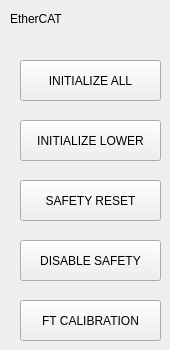
   <widget class="QWidget" name="ECAT">
    <widget class="QLabel" name="label_33">
     <property name="geometry">
      <rect>
       <x>10</x>
       <y>10</y>
       <width>67</width>
       <height>17</height>
      </rect>
     </property>
     <property name="styleSheet">
      <string notr="true"/>
     </property>
     <property name="frameShape">
      <enum>QFrame::NoFrame</enum>
     </property>
     <property name="text">
      <string>EtherCAT</string>
     </property>
    </widget>
    <widget class="QPushButton" name="initializebtn">
     <property name="geometry">
      <rect>
       <x>20</x>
       <y>60</y>
       <width>141</width>
       <height>41</height>
      </rect>
     </property>
     <property name="text">
      <string>INITIALIZE ALL</string>
     </property>
    </widget>
    <widget class="QPushButton" name="ftcalibbtn">
     <property name="geometry">
      <rect>
       <x>20</x>
       <y>300</y>
       <width>141</width>
       <height>41</height>
      </rect>
     </property>
     <property name="text">
      <string>FT CALIBRATION</string>
     </property>
    </widget>
    <widget class="QPushButton" name="initializebtn_2">
     <property name="geometry">
      <rect>
       <x>20</x>
       <y>120</y>
       <width>141</width>
       <height>41</height>
      </rect>
     </property>
     <property name="text">
      <string>INITIALIZE LOWER</string>
     </property>
    </widget>
    <widget class="QPushButton" name="safetyresetbtn">
     <property name="geometry">
      <rect>
       <x>20</x>
       <y>180</y>
       <width>141</width>
       <height>41</height>
      </rect>
     </property>
     <property name="text">
      <string>SAFETY RESET</string>
     </property>
    </widget>
    <widget class="QPushButton" name="safetyresetbtn_2">
     <property name="geometry">
      <rect>
       <x>20</x>
       <y>240</y>
       <width>141</width>
       <height>41</height>
      </rect>
     </property>
     <property name="text">
      <string>DISABLE SAFETY</string>
     </property>
    </widget>
   </widget>
